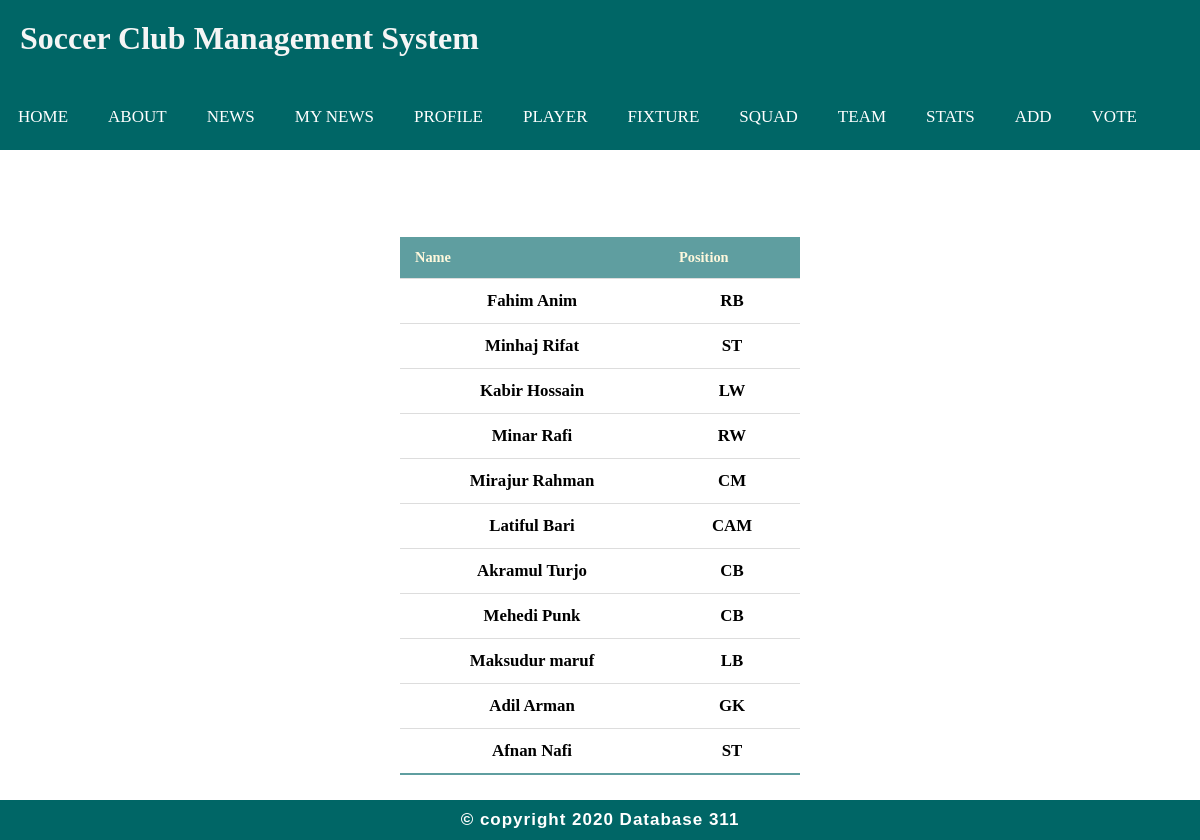
/lineup.php (signed in), run on the app's committed database.
### tables this page shows
CREATE TABLE `player` (
  `Id` int(11) NOT NULL,
  `username` varchar(255) NOT NULL,
  `email` varchar(200) NOT NULL,
  `password` varchar(255) NOT NULL,
  `f_name` varchar(200) NOT NULL,
  `l_name` varchar(255) NOT NULL,
  `date_of_birth` date NOT NULL,
  `contact` int(11) NOT NULL,
  `position` varchar(255) NOT NULL,
  `strong_foot` varchar(255) NOT NULL,
  `hired_date` timestamp NOT NULL DEFAULT current_timestamp() ON UPDATE current_timestamp(),
  `contract` int(11) NOT NULL,
  `agent_id` varchar(255) NOT NULL,
  `Team_id` int(11) NOT NULL,
  `appearance` int(11) NOT NULL,
  `goals` int(11) NOT NULL,
  `assist` int(11) NOT NULL,
  `clean_sheet` int(11) NOT NULL,
  `yellow_card` int(11) NOT NULL,
  `red_card` int(11) NOT NULL,
  `Main_Team` varchar(255) NOT NULL
);

### lineup.php (the view, shortened to what this page needs)
<!DOCTYPE html>
<html>
<head>
</head>
<body>
		<?php include("index1.php");?>
<?php  if(isset($_COOKIE["currentUser"])){
     $cuser = $_COOKIE["currentUser"];
     ?>
     <center>
	<table class="pd_table">
		<tr align="center">
			<th><b>Name</b></th>
		    <th ><b>Position</b></th>
		</tr>
		<?php
			$sql= "SELECT DISTINCT player.Id,player.f_name,player.l_name,player.position FROM team,player,admin WHERE player.Team_id=team.Team_Id AND team.manager_username='$cuser' AND player.Main_Team='Yes'";
			$run=mysqli_query($link,$sql);
			if($run==true)
			{
				while ($c=mysqli_fetch_array($run)) {?>
					<tr align="center">
						<td><h3><?php echo $c["f_name"]," ".$c["l_name"];?></h3></td>
						<td><h3><?php echo $c["position"];?></h3></td>
						</tr>
		<?php	}}}
		 ?>
	</table>
</center>
	<?php include("footer.php") ?>
</body>
</html>

### test.css (style rules this page uses)
* { margin: 0; padding: 0; box-sizing: border-box; }
.pd_table { border-collapse: collapse; margin: 25px 0; font-size: 0.9em; min-width: 400px; top: 0; }
.pd_table th { background-color: cadetblue; color: cornsilk; text-align: left; font-weight: bold; }
.pd_table th, .pd_table td { padding: 12px 15px; }
.pd_table tr { border-bottom: 1px solid #dddddd; }
.pd_table tbody tr:nth-of-type(even) { background-color: #ffffff; }
.pd_table tbody tr:last-of-type { border-bottom: 2px solid cadetblue ; }

### data on the page
player: f_name "Fahim", l_name "Anim", position "RB"
player: f_name "Minhaj", l_name "Rifat", position "ST"
player: f_name "Kabir", l_name "Hossain", position "LW"
player: f_name "Minar", l_name "Rafi", position "RW"
player: f_name "Mirajur", l_name "Rahman", position "CM"
player: f_name "Latiful", l_name "Bari", position "CAM"
player: f_name "Akramul", l_name "Turjo", position "CB"
player: f_name "Mehedi", l_name "Punk", position "CB"
player: f_name "Maksudur", l_name "maruf", position "LB"
player: f_name "Adil", l_name "Arman", position "GK"
player: f_name "Afnan", l_name "Nafi", position "ST"
